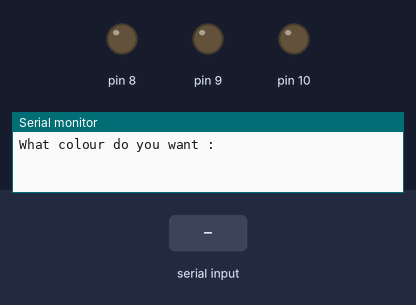
Simulated run of this sketch. Board: Arduino Uno, built with avr-gcc and run on an emulated ATmega328P. On the bench: output pins drawn as LEDs (lit = HIGH), the last lines printed to the serial monitor. The inputs (shaded band) are chosen by the test bench.

Above: at 1.2 s.
1.3 s: "red" received over Serial
At 3.4 s:
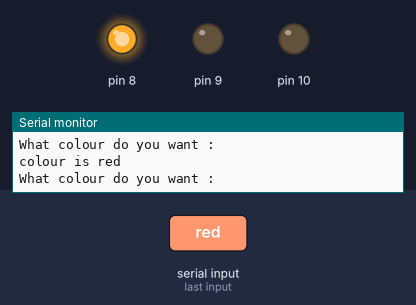
3.8 s: "blue" received over Serial
At 5.3 s:
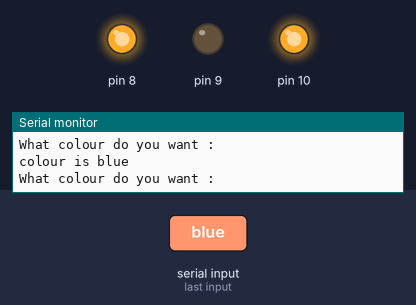
6.3 s: "off" received over Serial
At 8.4 s:
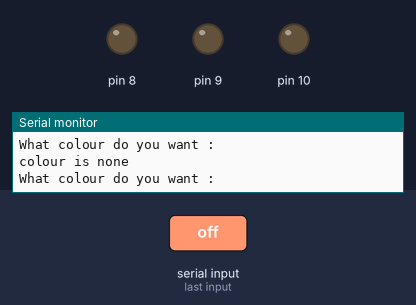
8.8 s: "blue" received over Serial
At 10.3 s:
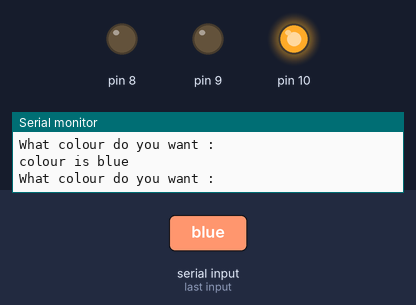
Timing chart, 0 to 11.8 s (numbered marks = the images above; inputs shaded):
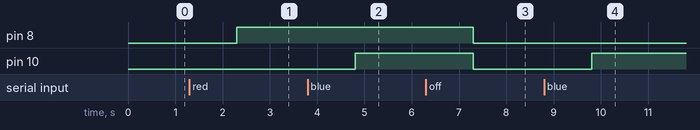

Measured:
- after the input at 1.3 s, pin 8: LOW → HIGH after 1.0 s
- after the input at 3.8 s, pin 10: LOW → HIGH after 1.0 s
- after the input at 6.3 s, pin 8, pin 10: HIGH → LOW after 1.0 s
- after the input at 8.8 s, pin 10: LOW → HIGH after 1.0 s

The sketch:

Multicolour_RGB.ino
```cpp
String mycolour;
void setup() {
  // put your setup code here, to run once:
Serial.begin(9600);
pinMode(8, OUTPUT);
pinMode(9, OUTPUT);
pinMode(10, OUTPUT);
}

void loop() {
  // put your main code here, to run repeatedly:
Serial.println("What colour do you want :");
while (Serial.available() == 0){

}
mycolour = Serial.readString();
if (mycolour=="red"){
  Serial.println("colour is red");
  digitalWrite(8, HIGH);
  digitalWrite(9, LOW);
  digitalWrite(10, LOW);
}
if (mycolour=="blue"){
  Serial.println("colour is blue");

  digitalWrite(10, HIGH);
}
if (mycolour=="off"){
  Serial.println("colour is none");
  digitalWrite(8, LOW);
  digitalWrite(9, LOW);
  digitalWrite(10, LOW);
}
}
```
